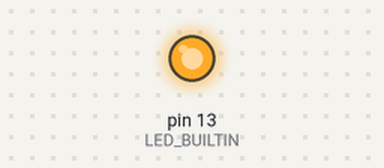
Simulated run of this sketch. Board: Arduino Uno, built with avr-gcc and run on an emulated ATmega328P. Shown: output pins drawn as LEDs (lit = HIGH).

Above: at 0.1 s.
At 34.1 s:
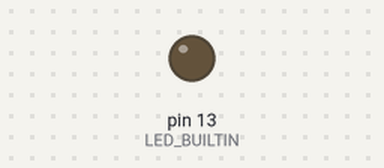
Timing chart, 0 to 36.5 s (numbered marks = the images above):
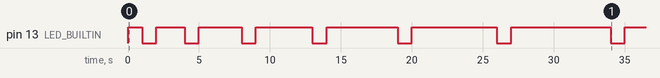

The sketch:

blinkWithVariable.ino
```cpp
// (licence header left out)
// Global variables
const int DELAYTIME = 1000;  // delayTime is 1000ms
const int TIMEINCREMENT = 1000;  // how many ms are added delayTime every loop
int blinkTime = 1000;  // blinkTime is 1000ms, changes every loop


void setup() {
  // Sets up the pins
  pinMode(LED_BUILTIN, OUTPUT);
}


void loop() {
  // Loops infinitely after setup
  digitalWrite(LED_BUILTIN, HIGH);
  delay(blinkTime);
  digitalWrite(LED_BUILTIN, LOW);
  delay(DELAYTIME);

  blinkTime += TIMEINCREMENT;
}
```

Measured:
- by itself, pin 13 (LED_BUILTIN): LOW → HIGH at 0.00 s, → LOW 1.0 s later, → HIGH 1.0 s later, → LOW 2.0 s later, … (15 changes in this stretch)
